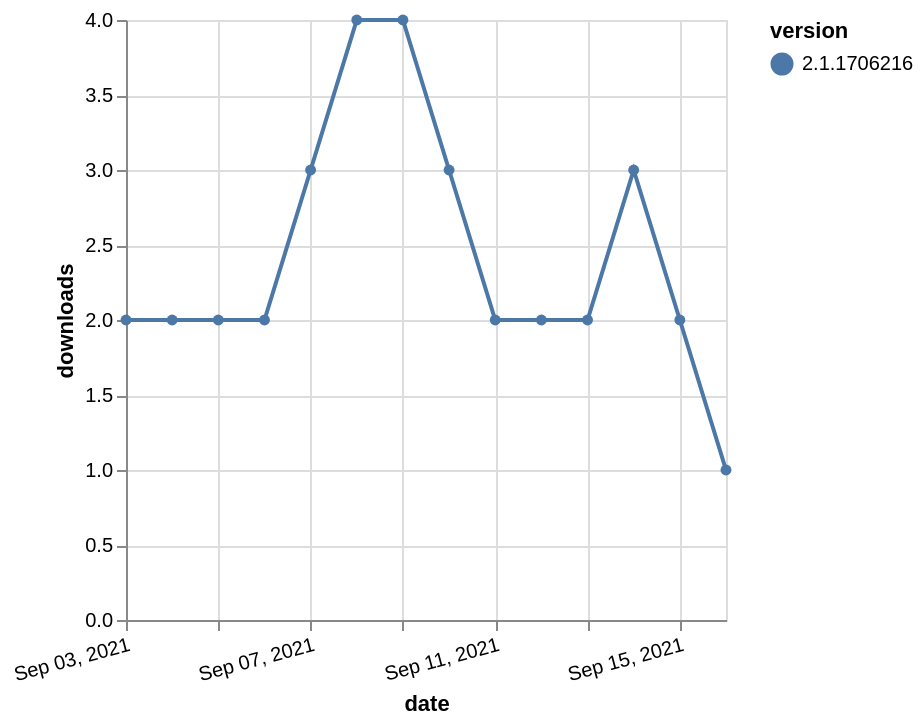

Specify this chart in Vega-Lite:
### Vega-Lite specification from a JSON file in a GitHub repository (floating-point values rounded to 4 significant figures)
{"$schema": "https://vega.github.io/schema/vega-lite/v5.json", "description": "A simple bar chart with embedded data.", "data": {"values": [{"date": "2021-09-03", "total": 2691, "delta": 2, "version": "2.1.1706216"}, {"date": "2021-09-04", "total": 2693, "delta": 2, "version": "2.1.1706216"}, {"date": "2021-09-05", "total": 2695, "delta": 2, "version": "2.1.1706216"}, {"date": "2021-09-06", "total": 2697, "delta": 2, "version": "2.1.1706216"}, {"date": "2021-09-07", "total": 2700, "delta": 3, "version": "2.1.1706216"}, {"date": "2021-09-08", "total": 2704, "delta": 4, "version": "2.1.1706216"}, {"date": "2021-09-09", "total": 2708, "delta": 4, "version": "2.1.1706216"}, {"date": "2021-09-10", "total": 2711, "delta": 3, "version": "2.1.1706216"}, {"date": "2021-09-11", "total": 2713, "delta": 2, "version": "2.1.1706216"}, {"date": "2021-09-12", "total": 2715, "delta": 2, "version": "2.1.1706216"}, {"date": "2021-09-13", "total": 2717, "delta": 2, "version": "2.1.1706216"}, {"date": "2021-09-14", "total": 2720, "delta": 3, "version": "2.1.1706216"}, {"date": "2021-09-15", "total": 2722, "delta": 2, "version": "2.1.1706216"}, {"date": "2021-09-16", "total": 2723, "delta": 1, "version": "2.1.1706216"}]}, "width": "container", "mark": {"type": "line", "point": {"filled": true}}, "encoding": {"x": {"field": "date", "type": "temporal", "timeUnit": "yearmonthdate", "title": "date", "axis": {"labelAngle": -15}}, "y": {"field": "delta", "type": "quantitative", "title": "downloads"}, "color": {"field": "version", "type": "nominal"}, "tooltip": {"field": "delta"}}}
